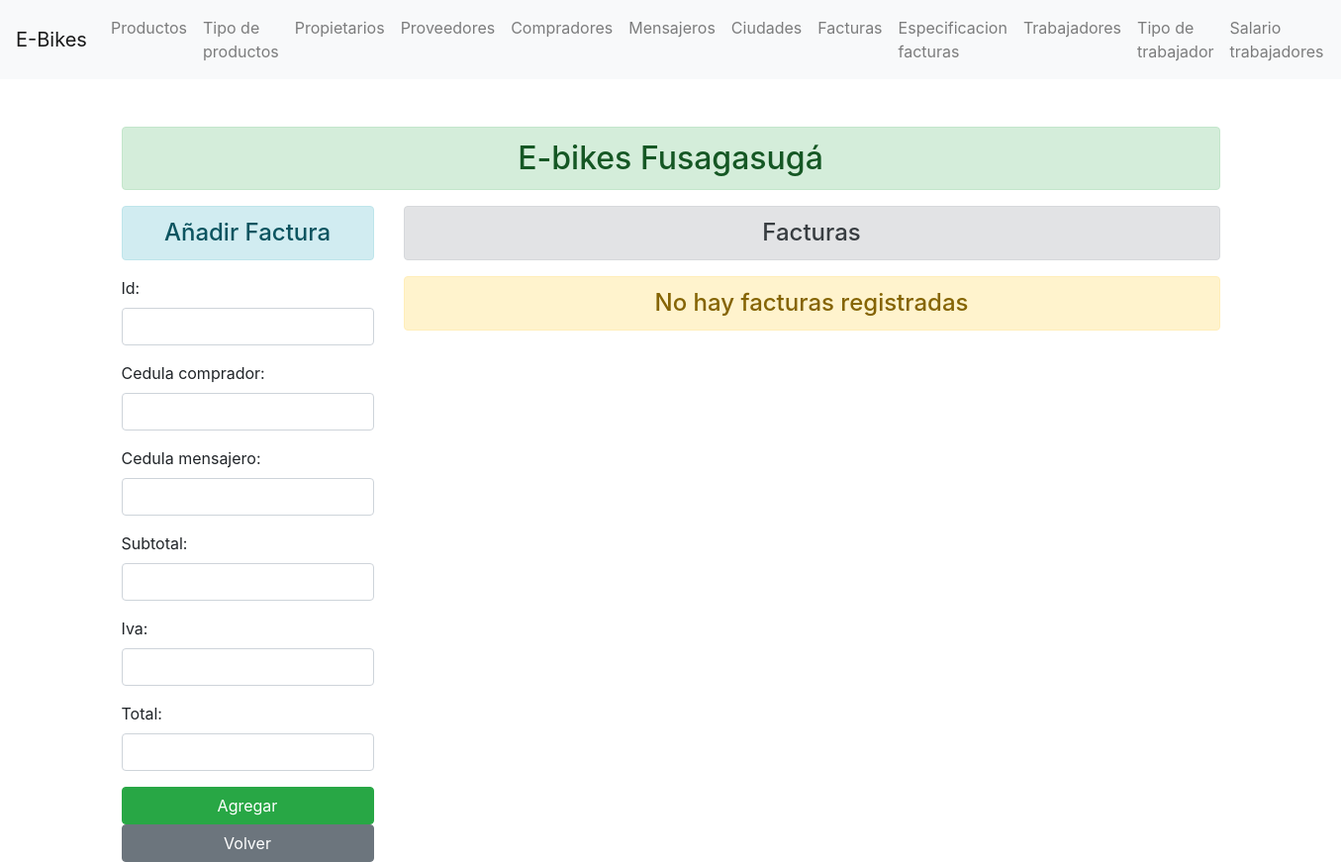
The page /factura/ on the database as committed earlier.
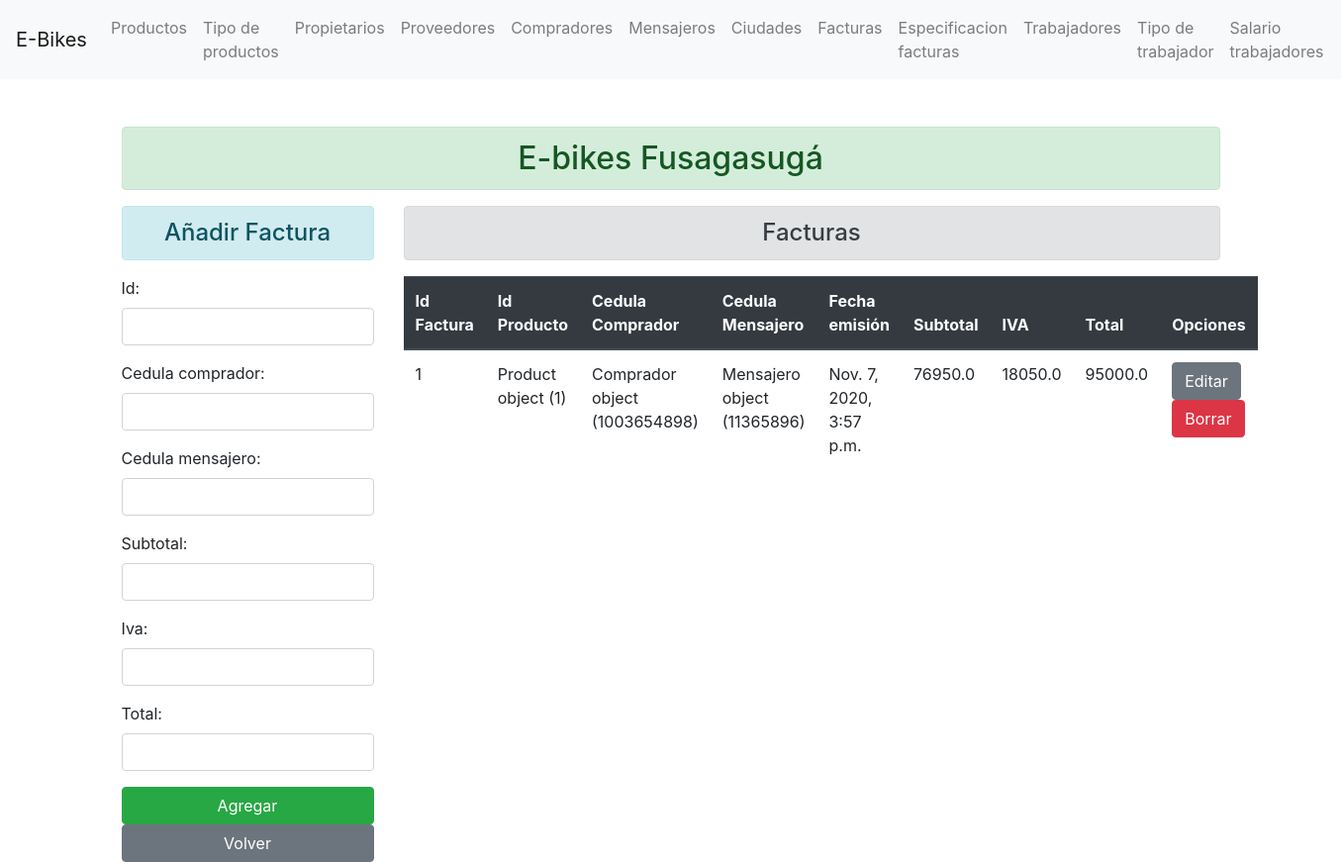
The same page on the database as committed later.
### enroll/models.py (models this page shows)
class Factura(models.Model):
    id_factura = models.AutoField(auto_created=True, primary_key=True)
    id = models.ForeignKey(Product, on_delete=models.CASCADE)
    cedula_comprador = models.ForeignKey(Comprador, on_delete=models.CASCADE)
    cedula_mensajero = models.ForeignKey(Mensajero, on_delete=models.CASCADE)
    fecha_emision = models.DateTimeField(auto_now_add=True)
    subtotal = models.FloatField()
    iva = models.FloatField()
    total = models.FloatField()

class Product(models.Model):
    id = models.AutoField(auto_created=True, primary_key=True)
    id_tipo = models.ForeignKey(Tipo_Producto, on_delete=models.CASCADE)
    id_proveedor = models.ForeignKey(Proveedor, on_delete=models.CASCADE)
    nombre_producto = models.CharField(max_length=70)
    cantidad_producto = models.PositiveIntegerField()
    descripcion_producto = models.CharField(max_length=300)
    precio_unit = models.FloatField()

class Comprador(models.Model):
    id_ciudad = models.ForeignKey(Ciudad, on_delete=models.CASCADE)
    cedula_comprador = models.IntegerField(primary_key=True)
    nombre = models.CharField(max_length=70)
    apellido = models.CharField(max_length=70)
    correo_electronico = models.EmailField(max_length=70)
    direccion = models.CharField(max_length=70)
    telefono = models.IntegerField()
    fecha_nacimiento = models.DateField()

class Mensajero(models.Model):
    cedula_mensajero = models.IntegerField(primary_key=True)
    nombre = models.CharField(max_length=70)
    apellido = models.CharField(max_length=70)
    correo_electronico = models.EmailField(max_length=70)
    direccion = models.CharField(max_length=70)
    telefono = models.IntegerField()
    fecha_nacimiento = models.DateField()

### enroll/views.py (the view)
# urls.py: path('factura/', views.add_factura, name="addfactura" ),
def add_factura(request):
    if request.method == 'POST':
        fm = FacturaRegistration(request.POST)
        if fm.is_valid():
            ip = fm.cleaned_data['id']
            cc = fm.cleaned_data['cedula_comprador']
            cm = fm.cleaned_data['cedula_mensajero']
            fe = fm.cleaned_data['fecha_emision']
            sb = fm.cleaned_data['subtotal']
            iv = fm.cleaned_data['iva']
            tt = fm.cleaned_data['total']
            reg = Factura(id=ip, cedula_comprador=cc, cedula_mensajero=cm, fecha_emision=fe, subtotal=sb, iva=iv, total=tt)
            reg.save()
            fm = FacturaRegistration()
    else:
        fm = FacturaRegistration()
    factura_add = Factura.objects.all()
    return render(request, 'enroll/addfactura.html', {'form':fm, 'factura':factura_add})

### enroll/forms.py
class FacturaRegistration(forms.ModelForm):
    class Meta:
        model = Factura
        fields = ['id_factura', 'id', 'cedula_comprador', 'cedula_mensajero', 'subtotal', 'iva', 'total']
        widgets = {
            'id': forms.NumberInput(attrs={'class':'form-control'}),
            'cedula_comprador': forms.NumberInput(attrs={'class':'form-control'}),
            'cedula_mensajero': forms.NumberInput(attrs={'class':'form-control'}),
            'subtotal': forms.NumberInput(attrs={'class':'form-control'}),
            'iva': forms.NumberInput(attrs={'class':'form-control'}),
            'total': forms.NumberInput(attrs={'class':'form-control'}),
        }

### enroll/templates/enroll/addfactura.html (shortened to what this page needs)
{% extends 'enroll/base.html' %}
{% block content  %}
    <div class="row">
        <div class="col-sm-3">
            <h4 class="text-center alert alert-info">Añadir Factura</h4>
            <form action=" " method="POST">
                {{form.as_p}}
                <input type="submit" class="btn btn-success btn-block" value="Agregar" >
            </form>
            <a class="btn btn-secondary btn-block" href="/">Volver</a>
        </div>
        <div class="col-sm-9">
            <h4 class="text-center alert alert-secondary">Facturas</h4>
            {% if factura %}
                <table class="table">
                    <thead class="thead-dark">
                    <tr>
                        <th scope="col">Id Factura</th>
                        <th scope="col">Id Producto</th>
                        <th scope="col">Cedula Comprador</th>
                        <th scope="col">Cedula Mensajero</th>
                        <th scope="col">Fecha emisión</th>
                        <th scope="col">Subtotal</th>
                        <th scope="col">IVA</th>
                        <th scope="col">Total</th>
                        <th scope="col">Opciones</th>
                    </tr>
                    </thead>
                    <tbody>
                        {% for facturas in factura %}
                        <tr>
                            <td>{{facturas.id_factura}}</td>
                            <td>{{facturas.id}}</td>
                            <td>{{facturas.cedula_comprador}}</td>
                            <td>{{facturas.cedula_mensajero}}</td>
                            <td>{{facturas.fecha_emision}}</td>
                            <td>{{facturas.subtotal}}</td>
                            <td>{{facturas.iva}}</td>
                            <td>{{facturas.total}}</td>
                            <td>
                                <a href="{% url 'updatefactura' facturas.id_factura %}" class="btn btn-secondary bt-sm" >Editar</a>
                                <form action="{% url 'deletefactura' facturas.id_factura %}" method="post" class="d-inline"> {% csrf_token %}
                                    <input type="submit" class="btn btn-danger bt-sm" value="Borrar">
                                </form>
                            </td>
                        </tr>
                        {% endfor %}
                    </tbody>
                </table>
            {% else %}
                <h4 class="text-center alert alert-warning">No hay facturas registradas</h4>
            {%  endif %}
        </div>
    </div>
{% endblock content  %}

Rows that differ between the two databases and show on the page:
added Factura: id_factura "1", id "Product object (1)", cedula_comprador "Comprador object (1003654898)", cedula_mensajero "Mensajero object (11365896)", fecha_emision "Nov. 7, 2020, 3:57 p.m.", subtotal "76950.0", iva "18050.0", total "95000.0"
Other text that changed with them:
text no longer shown: "No hay facturas registradas"
text now shown: "Id Factura Id Producto Cedula Comprador Cedula Mensajero Fecha emisión Subtotal IVA Total Opciones"
